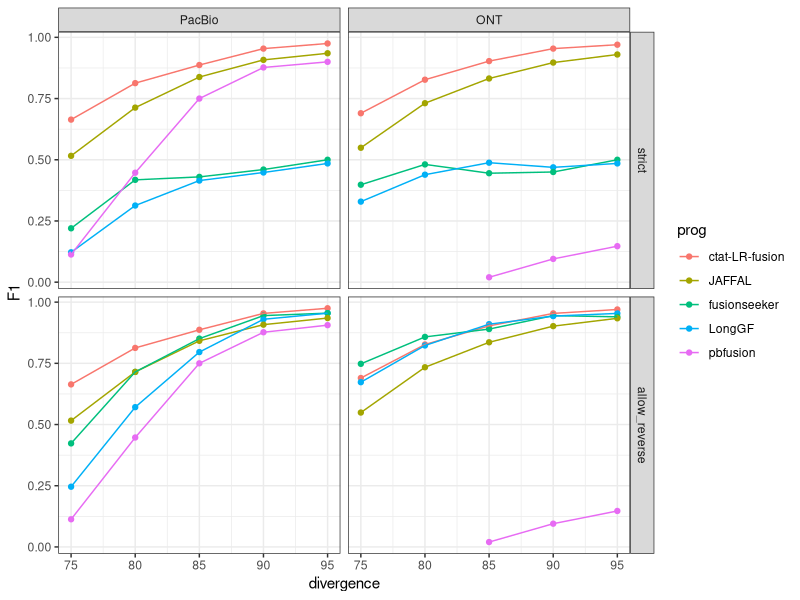
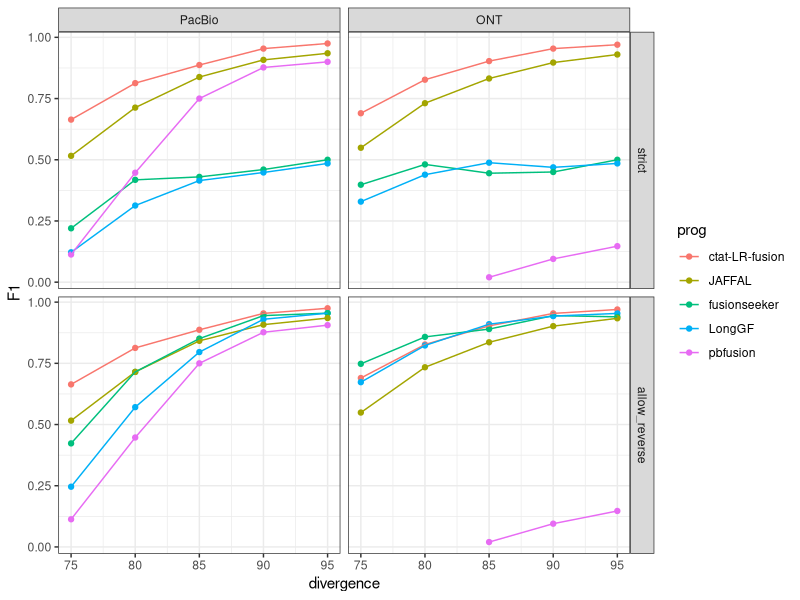

The R script that drew these images, in order:
## ---- chunk 1
knitr::opts_chunk$set(echo = TRUE)
library(tidyverse)
## ---- chunk 2

# parse accuracy statistics from benchmarking:

strict_results = read.table("data/strict.combined_results.ROC.tsv", header=T, sep="\t", stringsAsFactors = F)
strict_results$analysisType="strict"

allow_reverse_results = read.table("data/allow_reverse.combined_results.ROC.tsv", header=T, sep="\t", stringsAsFactors = F)
allow_reverse_results$analysisType="allow_reverse"



data = bind_rows(strict_results,
                 allow_reverse_results)


data = data %>% filter(prog %in% c(
                                   'pbfusion',
                                   'fusionseeker',
                                   'LongGF',
                                   'JAFFAL',
                                   'ctat-LR-fusion')
                       )


# extract the maximum F1 value for each program and target data set: 

max_F1_data = data %>% group_by(analysisType, prog, seqtype, divergence) %>% 
    arrange(desc(F1)) %>% filter(row_number() == 1) %>% ungroup()


# rank programs 

ranked_progs = max_F1_data  %>% group_by(prog) %>% summarize(mean_F1 = mean(F1)) %>% arrange(desc(mean_F1))

max_F1_data$prog = factor(max_F1_data$prog, levels=ranked_progs$prog)

max_F1_data$analysisType = factor(max_F1_data$analysisType, levels=c('strict', 'allow_reverse'))

max_F1_data = max_F1_data %>% mutate(seqtype = ifelse(seqtype == "Pac", "PacBio", seqtype))


max_F1_data$seqtype = factor(max_F1_data$seqtype, levels=c("PacBio", "ONT"))


## ---- chunk 3

p_linepoint = max_F1_data %>% 
    filter(analysisType %in% c('strict', 'allow_reverse')) %>%
    ggplot() + theme_bw() +
    geom_point(aes(x=divergence, y=F1, color=prog)) +
    geom_line(aes(x=divergence, y=F1, group=prog, color=prog)) +
    facet_grid(vars(analysisType), vars(seqtype))


p_linepoint

## ---- chunk 4

ggsave(p_linepoint, filename="jaffal_simdata_accuracy.paperfig.svg", width=8, height=7)

